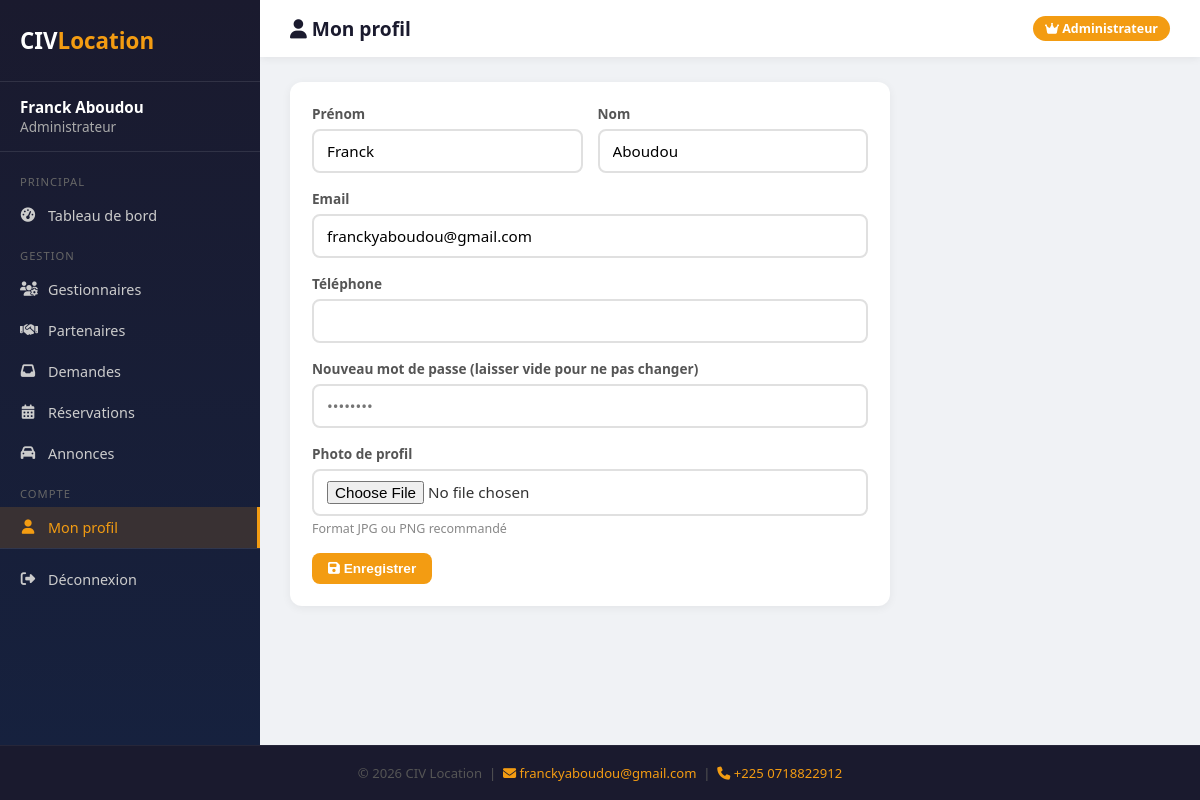
The page /gestion/profil/ (signed in) on the database its author committed.
### gestion/models.py (models this page shows, shortened)
class UtilisateurInterne(models.Model):
    ROLE_CHOICES = [
        ('admin', 'Administrateur'),
        ('gestionnaire', 'Gestionnaire'),
    ]
    STATUT_CHOICES = [
        ('actif', 'Actif'),
        ('suspendu', 'Suspendu'),
    ]
    nom = models.CharField(max_length=100)
    prenom = models.CharField(max_length=100)
    email = models.EmailField(unique=True)
    mot_de_passe = models.CharField(max_length=255)
    telephone = models.CharField(max_length=20, blank=True)
    photo_profil = models.ImageField(upload_to='profils/', blank=True, null=True)
    role = models.CharField(max_length=20, choices=ROLE_CHOICES)
    statut = models.CharField(max_length=20, choices=STATUT_CHOICES, default='actif')
    derniere_connexion = models.DateTimeField(null=True, blank=True)
    date_creation = models.DateTimeField(default=timezone.now)
    class Meta:
        verbose_name = 'Utilisateur interne'
        verbose_name_plural = 'Utilisateurs internes'
        ordering = ['-date_creation']

### gestion/views.py (the view)
    def wrapper(request, *args, **kwargs):
        if not request.session.get('utilisateur_id'):
            return redirect('gestion_connexion')
        try:
            u = UtilisateurInterne.objects.get(pk=request.session['utilisateur_id'])
            if u.statut == 'suspendu':
                request.session.flush()
                return redirect('gestion_connexion')
            request.utilisateur = u
        except UtilisateurInterne.DoesNotExist:
            request.session.flush()
            return redirect('gestion_connexion')
        return view_func(request, *args, **kwargs)

### gestion/views.py (called while the page is built, shortened)
def login_required_interne(view_func):
    def wrapper(request, *args, **kwargs):
        if not request.session.get('utilisateur_id'):
            return redirect('gestion_connexion')
        try:
            u = UtilisateurInterne.objects.get(pk=request.session['utilisateur_id'])
            if u.statut == 'suspendu':
                request.session.flush()
                return redirect('gestion_connexion')
            request.utilisateur = u
        except UtilisateurInterne.DoesNotExist:
            request.session.flush()
            return redirect('gestion_connexion')
        return view_func(request, *args, **kwargs)
    return wrapper

@login_required_interne
def profil(request):
    u = request.utilisateur
    erreur = None
    return render(request, 'gestion/profil.html', {'utilisateur': u, 'erreur': erreur})

### gestion/templates/gestion/profil.html (shortened to what this page needs)
{% extends "gestion/base_admin.html" %}
{% block page_title %}<i class="fas fa-user"></i> Mon profil{% endblock %}
{% block content %}
    <div class="card" style="max-width:600px">
      <form method="post" enctype="multipart/form-data">
        <div class="deux-cols">
          <div class="form-groupe"><label>Prénom</label><input type="text" name="prenom" value="{{ utilisateur.prenom }}" required></div>
          <div class="form-groupe"><label>Nom</label><input type="text" name="nom" value="{{ utilisateur.nom }}" required></div>
        </div>
        <div class="form-groupe"><label>Email</label><input type="email" name="email" value="{{ utilisateur.email }}" required></div>
        <div class="form-groupe"><label>Téléphone</label><input type="tel" name="telephone" value="{{ utilisateur.telephone|default:'' }}"></div>
        <div class="form-groupe"><label>Nouveau mot de passe (laisser vide pour ne pas changer)</label><input type="password" name="mot_de_passe" placeholder="••••••••"></div>
        <div class="form-groupe">
          <label>Photo de profil</label>
          <input type="file" name="photo_profil" accept="image/*">
          <small style="color:#888;font-size:.78rem;display:block;margin-top:4px">Format JPG ou PNG recommandé</small>
        </div>
        <button type="submit" class="btn btn-primary"><i class="fas fa-save"></i> Enregistrer</button>
      </form>
    </div>
{% endblock %}

### gestion/templates/gestion/base_admin.html (shortened to what this page needs)
<!DOCTYPE html>
<html lang="fr">
<head>
<link rel="stylesheet" href="https://cdnjs.cloudflare.com/ajax/libs/font-awesome/6.4.0/css/all.min.css">
</head>
<body>
<div class="app-wrapper">
<div class="sidebar">
  <div class="sidebar-logo">CIV<span>Location</span></div>
  <div class="sidebar-user">
    <strong>{{ utilisateur.prenom }} {{ utilisateur.nom }}</strong>
    {% if utilisateur.role == 'admin' %}Administrateur{% else %}Gestionnaire{% endif %}
  </div>
  <nav class="nav">
    {% if utilisateur.role == 'admin' %}
      <div class="nav-section">Principal</div>
      <a href="{% url 'gestion_admin_dashboard' %}" {% if request.resolver_match.url_name == 'gestion_admin_dashboard' %}class="active"{% endif %}><i class="fas fa-tachometer-alt"></i> Tableau de bord</a>
      <div class="nav-section">Gestion</div>
      <a href="{% url 'gestion_gestionnaires' %}" {% if request.resolver_match.url_name == 'gestion_gestionnaires' %}class="active"{% endif %}><i class="fas fa-users-cog"></i> Gestionnaires</a>
      <a href="{% url 'gestion_partenaires' %}" {% if request.resolver_match.url_name == 'gestion_partenaires' %}class="active"{% endif %}><i class="fas fa-handshake"></i> Partenaires</a>
      <a href="{% url 'gestion_demandes_partenaires' %}" {% if request.resolver_match.url_name == 'gestion_demandes_partenaires' %}class="active"{% endif %}><i class="fas fa-inbox"></i> Demandes</a>
      <a href="{% url 'gestion_reservations' %}" {% if request.resolver_match.url_name == 'gestion_reservations' %}class="active"{% endif %}><i class="fas fa-calendar-alt"></i> Réservations</a>
      <a href="{% url 'gestion_annonces' %}" {% if request.resolver_match.url_name == 'gestion_annonces' %}class="active"{% endif %}><i class="fas fa-car"></i> Annonces</a>
    {% endif %}
    <div class="nav-section">Compte</div>
    <a href="{% url 'gestion_profil' %}" {% if request.resolver_match.url_name == 'gestion_profil' %}class="active"{% endif %}><i class="fas fa-user"></i> Mon profil</a>
    <div class="nav-deconnexion">
      <a href="{% url 'gestion_deconnexion' %}"><i class="fas fa-sign-out-alt"></i> Déconnexion</a>
    </div>
  </nav>
</div>
<div class="main">
  <div class="topbar">
    <h1>{% block page_title %}<i class="fas fa-home"></i> Tableau de bord{% endblock %}</h1>
    {% block topbar_right %}<span class="badge-role">{% if utilisateur.role == 'admin' %}<i class="fas fa-crown"></i> Administrateur{% else %}<i class="fas fa-user-tie"></i> Gestionnaire{% endif %}</span>{% endblock %}
  </div>
  <div class="content">
    {% block content %}{% endblock %}
  </div>
</div>
</div>
<footer class="footer-interne">
  <p>© 2026 CIV Location &nbsp;|&nbsp;
  <a href="mailto:franckyaboudou@gmail.com"><i class="fas fa-envelope"></i> franckyaboudou@gmail.com</a>
  &nbsp;|&nbsp;
  <a href="tel:+2250718822912"><i class="fas fa-phone"></i> +225 0718822912</a>
  </p>
</footer>
</body>
</html>

### rows shown on the page
UtilisateurInterne: prenom "Franck", nom "Aboudou", email "franckyaboudou@gmail.com"
